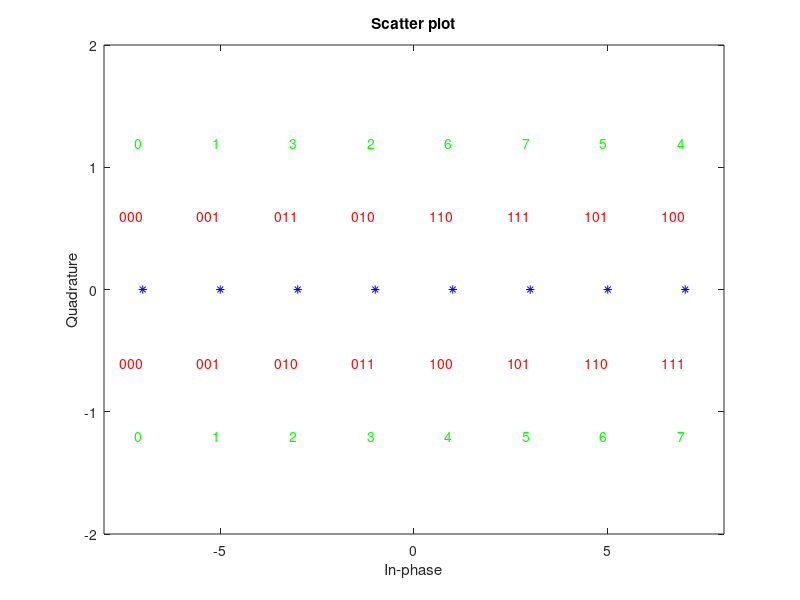

Write the MATLAB code that produced this figure.
clear
M = 8;
data = (0:M-1)';
symgray = pammod(data,M,0,'gray');
mapgray = pamdemod(symgray,M,0,'gray');
symbin = pammod(data,M,0,'bin');
mapbin = pamdemod(symbin,M,0,'bin');

scatterplot(symgray,1,0,'b*');
for k = 1:M
    text(real(symgray(k))-0.6,imag(symgray(k))+0.6,...
        dec2base(mapgray(k),2,3),'Color',[1 0 0]);
    text(real(symgray(k))-0.2,imag(symgray(k))+1.2,...
        num2str(mapgray(k)),'Color',[0 1 0]);
    text(real(symbin(k))-0.6,imag(symbin(k))-0.6,...
        dec2base(mapbin(k),2,3),'Color',[1 0 0]);
    text(real(symbin(k))-0.2,imag(symbin(k))-1.2,...
        num2str(mapbin(k)),'Color',[0 1 0]);
end
axis([-M M -2 2])

% symbols = real(symbols) - 1i*imag(symbols);
% scatterplot(y)
% symbols = [-0.948683298050514 +   0.948683298050514i,...
%          -0.948683298050514 +   0.316227766016838i,...
%          -0.948683298050514 -   0.316227766016838i,...
%          -0.948683298050514 -   0.948683298050514i,...
%          -0.316227766016838 +   0.948683298050514i,...
%          -0.316227766016838 +   0.316227766016838i,...
%          -0.316227766016838 -   0.316227766016838i,...
%          -0.316227766016838 -   0.948683298050514i,...
%           0.316227766016838 +   0.948683298050514i,...
%           0.316227766016838 +   0.316227766016838i,...
%           0.316227766016838 -   0.316227766016838i,...
%           0.316227766016838 -   0.948683298050514i,...
%           0.948683298050514 +   0.948683298050514i,...
%           0.948683298050514 +   0.316227766016838i,...
%           0.948683298050514 -   0.316227766016838i,...
%           0.948683298050514 -   0.948683298050514i,...
%           ];
% 
% % Define the labels
% % Gray
% labels = {'0000','0001','0011','0010','0100','0101','0111','0110','1100','1101','1111','1110','1000','1001','1011','1010'};

% % gray labelled 64-QAM
% labels = {'000000','000001','000010','000011','000100','000101','000110','000111','001000','001001','001010','001011','001100',...
%     '001101','001110','001111','010000','010001','010010','010011','010100','010101','010110','010111','011000','011001','011010',...
%     '011011','011100','011101','011110','011111','100000','100001','100010','100011','100100','100101','100110','100111','101000',...
%     '101001','101010','101011','101100','101101','101110','101111','110000','110001','110010','110011','110100','110101','110110',...
%     '110111','111000','111001','111010','111011','111100','111101','111110','111111'};

% % gray labelled 256-QAM
% labels = {'00001000','00001001','00001010','00001011','00001100','00001101','00001110',...
% '00001111','00000000','00000001','00000010','00000011','00000100','00000101',...
% '00000110','00000111','00011000','00011001','00011010','00011011','00011100',...
% '00011101','00011110','00011111','00010000','00010001','00010010','00010011',...
% '00010100','00010101','00010110','00010111','00101000','00101001','00101010',...
% '00101011','00101100','00101101','00101110','00101111','00100000','00100001',...
% '00100010','00100011','00100100','00100101','00100110','00100111','00111000',...
% '00111001','00111010','00111011','00111100','00111101','00111110','00111111',...
% '00110000','00110001','00110010','00110011','00110100','00110101','00110110',...
% '00110111','01001000','01001001','01001010','01001011','01001100','01001101',...
% '01001110','01001111','01000000','01000001','01000010','01000011','01000100',...
% '01000101','01000110','01000111','01011000','01011001','01011010','01011011',...
% '01011100','01011101','01011110','01011111','01010000','01010001','01010010',...
% '01010011','01010100','01010101','01010110','01010111','01101000','01101001',...
% '01101010','01101011','01101100','01101101','01101110','01101111','01100000',...
% '01100001','01100010','01100011','01100100','01100101','01100110','01100111',...
% '01111000','01111001','01111010','01111011','01111100','01111101','01111110',...
% '01111111','01110000','01110001','01110010','01110011','01110100','01110101',...
% '01110110','01110111','10001000','10001001','10001010','10001011','10001100',...
% '10001101','10001110','10001111','10000000','10000001','10000010','10000011',...
% '10000100','10000101','10000110','10000111','10011000','10011001','10011010',...
% '10011011','10011100','10011101','10011110','10011111','10010000','10010001',...
% '10010010','10010011','10010100','10010101','10010110','10010111','10101000',...
% '10101001','10101010','10101011','10101100','10101101','10101110','10101111',...
% '10100000','10100001','10100010','10100011','10100100','10100101','10100110',...
% '10100111','10111000','10111001','10111010','10111011','10111100','10111101',...
% '10111110','10111111','10110000','10110001','10110010','10110011','10110100',...
% '10110101','10110110','10110111','11001000','11001001','11001010','11001011',...
% '11001100','11001101','11001110','11001111','11000000','11000001','11000010',...
% '11000011','11000100','11000101','11000110','11000111','11011000','11011001',...
% '11011010','11011011','11011100','11011101','11011110','11011111','11010000',...
% '11010001','11010010','11010011','11010100','11010101','11010110','11010111',...
% '11101000','11101001','11101010','11101011','11101100','11101101','11101110',...
% '11101111','11100000','11100001','11100010','11100011','11100100','11100101',...
% '11100110','11100111','11111000','11111001','11111010','11111011','11111100',...
% '11111101','11111110','11111111','11110000','11110001','11110010','11110011',...
% '11110100','11110101','11110110','11110111'};
% 

% Gray labelled 1024-QAM
% labels = {'0000000000','0000000001','0000000010','0000000011','0000000100','0000000101','0000000110','0000000111','0000001000',...
% '0000001001','0000001010','0000001011','0000001100','0000001101','0000001110','0000001111','0000010000','0000010001',...
% '0000010010','0000010011','0000010100','0000010101','0000010110','0000010111','0000011000','0000011001','0000011010',...
% '0000011011','0000011100','0000011101','0000011110','0000011111','0000100000','0000100001','0000100010','0000100011',...
% '0000100100','0000100101','0000100110','0000100111','0000101000','0000101001','0000101010','0000101011','0000101100',...
% '0000101101','0000101110','0000101111','0000110000','0000110001','0000110010','0000110011','0000110100','0000110101',...
% '0000110110','0000110111','0000111000','0000111001','0000111010','0000111011','0000111100','0000111101','0000111110',...
% '0000111111','0001000000','0001000001','0001000010','0001000011','0001000100','0001000101','0001000110','0001000111',...
% '0001001000','0001001001','0001001010','0001001011','0001001100','0001001101','0001001110','0001001111','0001010000',...
% '0001010001','0001010010','0001010011','0001010100','0001010101','0001010110','0001010111','0001011000','0001011001',...
% '0001011010','0001011011','0001011100','0001011101','0001011110','0001011111','0001100000','0001100001','0001100010',...
% '0001100011','0001100100','0001100101','0001100110','0001100111','0001101000','0001101001','0001101010','0001101011',...
% '0001101100','0001101101','0001101110','0001101111','0001110000','0001110001','0001110010','0001110011','0001110100',...
% '0001110101','0001110110','0001110111','0001111000','0001111001','0001111010','0001111011','0001111100','0001111101',...
% '0001111110','0001111111','0010000000','0010000001','0010000010','0010000011','0010000100','0010000101','0010000110',...
% '0010000111','0010001000','0010001001','0010001010','0010001011','0010001100','0010001101','0010001110','0010001111',...
% '0010010000','0010010001','0010010010','0010010011','0010010100','0010010101','0010010110','0010010111','0010011000',...
% '0010011001','0010011010','0010011011','0010011100','0010011101','0010011110','0010011111','0010100000','0010100001',...
% '0010100010','0010100011','0010100100','0010100101','0010100110','0010100111','0010101000','0010101001','0010101010',...
% '0010101011','0010101100','0010101101','0010101110','0010101111','0010110000','0010110001','0010110010','0010110011',...
% '0010110100','0010110101','0010110110','0010110111','0010111000','0010111001','0010111010','0010111011','0010111100',...
% '0010111101','0010111110','0010111111','0011000000','0011000001','0011000010','0011000011','0011000100','0011000101',...
% '0011000110','0011000111','0011001000','0011001001','0011001010','0011001011','0011001100','0011001101','0011001110',...
% '0011001111','0011010000','0011010001','0011010010','0011010011','0011010100','0011010101','0011010110','0011010111',...
% '0011011000','0011011001','0011011010','0011011011','0011011100','0011011101','0011011110','0011011111','0011100000',...
% '0011100001','0011100010','0011100011','0011100100','0011100101','0011100110','0011100111','0011101000','0011101001',...
% '0011101010','0011101011','0011101100','0011101101','0011101110','0011101111','0011110000','0011110001','0011110010',...
% '0011110011','0011110100','0011110101','0011110110','0011110111','0011111000','0011111001','0011111010','0011111011',...
% '0011111100','0011111101','0011111110','0011111111','0100000000','0100000001','0100000010','0100000011','0100000100',...
% '0100000101','0100000110','0100000111','0100001000','0100001001','0100001010','0100001011','0100001100','0100001101',...
% '0100001110','0100001111','0100010000','0100010001','0100010010','0100010011','0100010100','0100010101','0100010110',...
% '0100010111','0100011000','0100011001','0100011010','0100011011','0100011100','0100011101','0100011110','0100011111',...
% '0100100000','0100100001','0100100010','0100100011','0100100100','0100100101','0100100110','0100100111','0100101000',...
% '0100101001','0100101010','0100101011','0100101100','0100101101','0100101110','0100101111','0100110000','0100110001',...
% '0100110010','0100110011','0100110100','0100110101','0100110110','0100110111','0100111000','0100111001','0100111010',...
% '0100111011','0100111100','0100111101','0100111110','0100111111','0101000000','0101000001','0101000010','0101000011',...
% '0101000100','0101000101','0101000110','0101000111','0101001000','0101001001','0101001010','0101001011','0101001100',...
% '0101001101','0101001110','0101001111','0101010000','0101010001','0101010010','0101010011','0101010100','0101010101',...
% '0101010110','0101010111','0101011000','0101011001','0101011010','0101011011','0101011100','0101011101','0101011110',...
% '0101011111','0101100000','0101100001','0101100010','0101100011','0101100100','0101100101','0101100110','0101100111',...
% '0101101000','0101101001','0101101010','0101101011','0101101100','0101101101','0101101110','0101101111','0101110000',...
% '0101110001','0101110010','0101110011','0101110100','0101110101','0101110110','0101110111','0101111000','0101111001',...
% '0101111010','0101111011','0101111100','0101111101','0101111110','0101111111','0110000000','0110000001','0110000010',...
% '0110000011','0110000100','0110000101','0110000110','0110000111','0110001000','0110001001','0110001010','0110001011',...
% '0110001100','0110001101','0110001110','0110001111','0110010000','0110010001','0110010010','0110010011','0110010100',...
% '0110010101','0110010110','0110010111','0110011000','0110011001','0110011010','0110011011','0110011100','0110011101',...
% '0110011110','0110011111','0110100000','0110100001','0110100010','0110100011','0110100100','0110100101','0110100110',...
% '0110100111','0110101000','0110101001','0110101010','0110101011','0110101100','0110101101','0110101110','0110101111',...
% '0110110000','0110110001','0110110010','0110110011','0110110100','0110110101','0110110110','0110110111','0110111000',...
% '0110111001','0110111010','0110111011','0110111100','0110111101','0110111110','0110111111','0111000000','0111000001',...
% '0111000010','0111000011','0111000100','0111000101','0111000110','0111000111','0111001000','0111001001','0111001010',...
% '0111001011','0111001100','0111001101','0111001110','0111001111','0111010000','0111010001','0111010010','0111010011',...
% '0111010100','0111010101','0111010110','0111010111','0111011000','0111011001','0111011010','0111011011','0111011100',...
% '0111011101','0111011110','0111011111','0111100000','0111100001','0111100010','0111100011','0111100100','0111100101',...
% '0111100110','0111100111','0111101000','0111101001','0111101010','0111101011','0111101100','0111101101','0111101110',...
% '0111101111','0111110000','0111110001','0111110010','0111110011','0111110100','0111110101','0111110110','0111110111',...
% '0111111000','0111111001','0111111010','0111111011','0111111100','0111111101','0111111110','0111111111','1000000000',...
% '1000000001','1000000010','1000000011','1000000100','1000000101','1000000110','1000000111','1000001000','1000001001',...
% '1000001010','1000001011','1000001100','1000001101','1000001110','1000001111','1000010000','1000010001','1000010010',...
% '1000010011','1000010100','1000010101','1000010110','1000010111','1000011000','1000011001','1000011010','1000011011',...
% '1000011100','1000011101','1000011110','1000011111','1000100000','1000100001','1000100010','1000100011','1000100100',...
% '1000100101','1000100110','1000100111','1000101000','1000101001','1000101010','1000101011','1000101100','1000101101',...
% '1000101110','1000101111','1000110000','1000110001','1000110010','1000110011','1000110100','1000110101','1000110110',...
% '1000110111','1000111000','1000111001','1000111010','1000111011','1000111100','1000111101','1000111110','1000111111',...
% '1001000000','1001000001','1001000010','1001000011','1001000100','1001000101','1001000110','1001000111','1001001000',...
% '1001001001','1001001010','1001001011','1001001100','1001001101','1001001110','1001001111','1001010000','1001010001',...
% '1001010010','1001010011','1001010100','1001010101','1001010110','1001010111','1001011000','1001011001','1001011010',...
% '1001011011','1001011100','1001011101','1001011110','1001011111','1001100000','1001100001','1001100010','1001100011',...
% '1001100100','1001100101','1001100110','1001100111','1001101000','1001101001','1001101010','1001101011','1001101100',...
% '1001101101','1001101110','1001101111','1001110000','1001110001','1001110010','1001110011','1001110100','1001110101',...
% '1001110110','1001110111','1001111000','1001111001','1001111010','1001111011','1001111100','1001111101','1001111110',...
% '1001111111','1010000000','1010000001','1010000010','1010000011','1010000100','1010000101','1010000110','1010000111',...
% '1010001000','1010001001','1010001010','1010001011','1010001100','1010001101','1010001110','1010001111','1010010000',...
% '1010010001','1010010010','1010010011','1010010100','1010010101','1010010110','1010010111','1010011000','1010011001',...
% '1010011010','1010011011','1010011100','1010011101','1010011110','1010011111','1010100000','1010100001','1010100010',...
% '1010100011','1010100100','1010100101','1010100110','1010100111','1010101000','1010101001','1010101010','1010101011',...
% '1010101100','1010101101','1010101110','1010101111','1010110000','1010110001','1010110010','1010110011','1010110100',...
% '1010110101','1010110110','1010110111','1010111000','1010111001','1010111010','1010111011','1010111100','1010111101',...
% '1010111110','1010111111','1011000000','1011000001','1011000010','1011000011','1011000100','1011000101','1011000110',...
% '1011000111','1011001000','1011001001','1011001010','1011001011','1011001100','1011001101','1011001110','1011001111',...
% '1011010000','1011010001','1011010010','1011010011','1011010100','1011010101','1011010110','1011010111','1011011000',...
% '1011011001','1011011010','1011011011','1011011100','1011011101','1011011110','1011011111','1011100000','1011100001',...
% '1011100010','1011100011','1011100100','1011100101','1011100110','1011100111','1011101000','1011101001','1011101010',...
% '1011101011','1011101100','1011101101','1011101110','1011101111','1011110000','1011110001','1011110010','1011110011',...
% '1011110100','1011110101','1011110110','1011110111','1011111000','1011111001','1011111010','1011111011','1011111100',...
% '1011111101','1011111110','1011111111','1100000000','1100000001','1100000010','1100000011','1100000100','1100000101',...
% '1100000110','1100000111','1100001000','1100001001','1100001010','1100001011','1100001100','1100001101','1100001110',...
% '1100001111','1100010000','1100010001','1100010010','1100010011','1100010100','1100010101','1100010110','1100010111',...
% '1100011000','1100011001','1100011010','1100011011','1100011100','1100011101','1100011110','1100011111','1100100000',...
% '1100100001','1100100010','1100100011','1100100100','1100100101','1100100110','1100100111','1100101000','1100101001',...
% '1100101010','1100101011','1100101100','1100101101','1100101110','1100101111','1100110000','1100110001','1100110010',...
% '1100110011','1100110100','1100110101','1100110110','1100110111','1100111000','1100111001','1100111010','1100111011',...
% '1100111100','1100111101','1100111110','1100111111','1101000000','1101000001','1101000010','1101000011','1101000100',...
% '1101000101','1101000110','1101000111','1101001000','1101001001','1101001010','1101001011','1101001100','1101001101',...
% '1101001110','1101001111','1101010000','1101010001','1101010010','1101010011','1101010100','1101010101','1101010110',...
% '1101010111','1101011000','1101011001','1101011010','1101011011','1101011100','1101011101','1101011110','1101011111',...
% '1101100000','1101100001','1101100010','1101100011','1101100100','1101100101','1101100110','1101100111','1101101000',...
% '1101101001','1101101010','1101101011','1101101100','1101101101','1101101110','1101101111','1101110000','1101110001',...
% '1101110010','1101110011','1101110100','1101110101','1101110110','1101110111','1101111000','1101111001','1101111010',...
% '1101111011','1101111100','1101111101','1101111110','1101111111','1110000000','1110000001','1110000010','1110000011',...
% '1110000100','1110000101','1110000110','1110000111','1110001000','1110001001','1110001010','1110001011','1110001100',...
% '1110001101','1110001110','1110001111','1110010000','1110010001','1110010010','1110010011','1110010100','1110010101',...
% '1110010110','1110010111','1110011000','1110011001','1110011010','1110011011','1110011100','1110011101','1110011110',...
% '1110011111','1110100000','1110100001','1110100010','1110100011','1110100100','1110100101','1110100110','1110100111',...
% '1110101000','1110101001','1110101010','1110101011','1110101100','1110101101','1110101110','1110101111','1110110000',...
% '1110110001','1110110010','1110110011','1110110100','1110110101','1110110110','1110110111','1110111000','1110111001',...
% '1110111010','1110111011','1110111100','1110111101','1110111110','1110111111','1111000000','1111000001','1111000010',...
% '1111000011','1111000100','1111000101','1111000110','1111000111','1111001000','1111001001','1111001010','1111001011',...
% '1111001100','1111001101','1111001110','1111001111','1111010000','1111010001','1111010010','1111010011','1111010100',...
% '1111010101','1111010110','1111010111','1111011000','1111011001','1111011010','1111011011','1111011100','1111011101',...
% '1111011110','1111011111','1111100000','1111100001','1111100010','1111100011','1111100100','1111100101','1111100110',...
% '1111100111','1111101000','1111101001','1111101010','1111101011','1111101100','1111101101','1111101110','1111101111',...
% '1111110000','1111110001','1111110010','1111110011','1111110100','1111110101','1111110110','1111110111','1111111000',...
% '1111111001','1111111010','1111111011','1111111100','1111111101','1111111110','1111111111'};

% % awgn optimized
% labels = {'1101','0111','1010','0000','1011','0001','1100','0110','0100','0010','1111','1001','1110','1000','0101','0011'};


% Plot the complex numbers
% figure;
% hold on;
% plot(real(symbols), imag(symbols), 'o'); % Plot real vs imaginary part
% text(real(symbols), imag(symbols), labels, 'VerticalAlignment','bottom', 'HorizontalAlignment','right'); % Add labels

% Set axis labels
% xlabel('Real');
% ylabel('Imaginary');
% title('Complex Numbers with Labels');
% ylim([-1.2 1.2])
% xlim([-1.2 1.2])
% Set aspect ratio to be equal
% axis equal;

% Display grid
% grid on;

% Show plot
% hold off;

% demod = qamdemod(symbols,M,OutputType='bit',unitAveragepower = true);
% bits = reshape(demod, [log2(M), M]);
% cellArrayOfStrings = cellstr(num2str(bits'));
